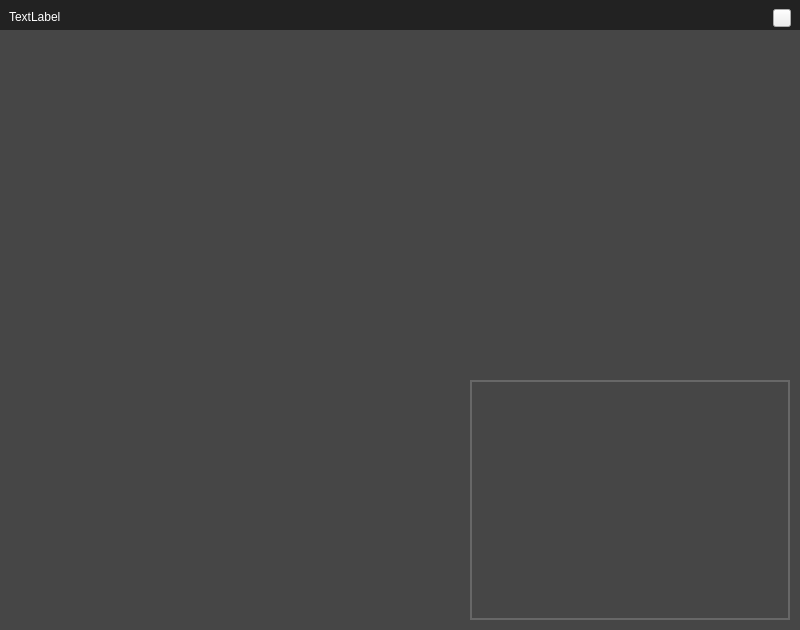
<?xml version="1.0" encoding="UTF-8"?>
<ui version="4.0">
 <class>VHDesktopVideo</class>
 <widget class="QWidget" name="VHDesktopVideo">
  <property name="geometry">
   <rect>
    <x>0</x>
    <y>0</y>
    <width>800</width>
    <height>630</height>
   </rect>
  </property>
  <property name="minimumSize">
   <size>
    <width>800</width>
    <height>630</height>
   </size>
  </property>
  <property name="cursor">
   <cursorShape>SizeVerCursor</cursorShape>
  </property>
  <property name="windowTitle">
   <string>微吼课堂</string>
  </property>
  <property name="styleSheet">
   <string notr="true"/>
  </property>
  <widget class="QWidget" name="LayoutWidget" native="true">
   <property name="geometry">
    <rect>
     <x>0</x>
     <y>0</y>
     <width>801</width>
     <height>631</height>
    </rect>
   </property>
   <property name="minimumSize">
    <size>
     <width>800</width>
     <height>600</height>
    </size>
   </property>
   <widget class="QWidget" name="widget" native="true">
    <property name="geometry">
     <rect>
      <x>0</x>
      <y>0</y>
      <width>800</width>
      <height>30</height>
     </rect>
    </property>
    <property name="minimumSize">
     <size>
      <width>0</width>
      <height>30</height>
     </size>
    </property>
    <property name="maximumSize">
     <size>
      <width>16777215</width>
      <height>30</height>
     </size>
    </property>
    <property name="styleSheet">
     <string notr="true">QWidget#widget{
background-color: rgb(34, 34, 34);
}</string>
    </property>
    <widget class="QLabel" name="label_name">
     <property name="geometry">
      <rect>
       <x>9</x>
       <y>9</y>
       <width>751</width>
       <height>15</height>
      </rect>
     </property>
     <property name="minimumSize">
      <size>
       <width>0</width>
       <height>15</height>
      </size>
     </property>
     <property name="maximumSize">
      <size>
       <width>16777215</width>
       <height>15</height>
      </size>
     </property>
     <property name="styleSheet">
      <string notr="true">color: rgb(255, 255, 255);
font: 14px &quot;微软雅黑&quot;;</string>
     </property>
     <property name="text">
      <string>TextLabel</string>
     </property>
    </widget>
    <widget class="CorserSetButton" name="pushButton_close">
     <property name="geometry">
      <rect>
       <x>773</x>
       <y>9</y>
       <width>18</width>
       <height>18</height>
      </rect>
     </property>
     <property name="minimumSize">
      <size>
       <width>18</width>
       <height>18</height>
      </size>
     </property>
     <property name="maximumSize">
      <size>
       <width>18</width>
       <height>18</height>
      </size>
     </property>
     <property name="styleSheet">
      <string notr="true">border-image: url(:/Login/img/Login/close_black_Click.png);</string>
     </property>
     <property name="text">
      <string/>
     </property>
    </widget>
   </widget>
   <widget class="CVideoRenderReceiveWdg" name="videoRender" native="true">
    <property name="geometry">
     <rect>
      <x>0</x>
      <y>30</y>
      <width>800</width>
      <height>600</height>
     </rect>
    </property>
    <property name="styleSheet">
     <string notr="true">QWidget#videoRender{
background-color: rgb(70, 70, 70);
}
</string>
    </property>
    <widget class="QWidget" name="smallWidget" native="true">
     <property name="geometry">
      <rect>
       <x>470</x>
       <y>350</y>
       <width>320</width>
       <height>240</height>
      </rect>
     </property>
     <property name="minimumSize">
      <size>
       <width>320</width>
       <height>240</height>
      </size>
     </property>
     <property name="maximumSize">
      <size>
       <width>320</width>
       <height>240</height>
      </size>
     </property>
     <property name="styleSheet">
      <string notr="true">QWidget#smallWidget{
	border:2px solid #676767;
}</string>
     </property>
     <layout class="QHBoxLayout" name="horizontalLayout_4">
      <property name="spacing">
       <number>0</number>
      </property>
      <property name="leftMargin">
       <number>2</number>
      </property>
      <property name="topMargin">
       <number>2</number>
      </property>
      <property name="rightMargin">
       <number>2</number>
      </property>
      <property name="bottomMargin">
       <number>2</number>
      </property>
      <item>
       <widget class="QStackedWidget" name="stackedWidget">
        <property name="styleSheet">
         <string notr="true"/>
        </property>
        <property name="currentIndex">
         <number>0</number>
        </property>
        <widget class="QWidget" name="page_render">
         <layout class="QHBoxLayout" name="horizontalLayout_5">
          <property name="spacing">
           <number>0</number>
          </property>
          <property name="leftMargin">
           <number>0</number>
          </property>
          <property name="topMargin">
           <number>0</number>
          </property>
          <property name="rightMargin">
           <number>0</number>
          </property>
          <property name="bottomMargin">
           <number>0</number>
          </property>
          <item>
           <widget class="CVideoRenderReceiveWdg" name="widget_smallWidget" native="true">
            <property name="styleSheet">
             <string notr="true">background-color: rgb(70, 70, 70);</string>
            </property>
           </widget>
          </item>
         </layout>
        </widget>
        <widget class="QWidget" name="page_nocamera">
         <layout class="QHBoxLayout" name="horizontalLayout_6">
          <property name="spacing">
           <number>0</number>
          </property>
          <property name="leftMargin">
           <number>0</number>
          </property>
          <property name="topMargin">
           <number>0</number>
          </property>
          <property name="rightMargin">
           <number>0</number>
          </property>
          <property name="bottomMargin">
           <number>0</number>
          </property>
          <item>
           <widget class="QWidget" name="widget_2" native="true">
            <property name="styleSheet">
             <string notr="true"/>
            </property>
            <layout class="QHBoxLayout" name="horizontalLayout_7">
             <property name="spacing">
              <number>0</number>
             </property>
             <property name="leftMargin">
              <number>0</number>
             </property>
             <property name="topMargin">
              <number>0</number>
             </property>
             <property name="rightMargin">
              <number>0</number>
             </property>
             <property name="bottomMargin">
              <number>0</number>
             </property>
             <item>
              <widget class="QLabel" name="label">
               <property name="styleSheet">
                <string notr="true">QLabel#label{
border-image: url(:/widget/img/widget/img_close_student_camera.jpg);
}</string>
               </property>
               <property name="text">
                <string/>
               </property>
              </widget>
             </item>
            </layout>
           </widget>
          </item>
         </layout>
        </widget>
       </widget>
      </item>
     </layout>
    </widget>
   </widget>
   <widget class="VhallRenderMaskWdg" name="RenderMaskWdg" native="true">
    <property name="geometry">
     <rect>
      <x>0</x>
      <y>30</y>
      <width>800</width>
      <height>600</height>
     </rect>
    </property>
    <property name="styleSheet">
     <string notr="true"/>
    </property>
   </widget>
   <zorder>widget</zorder>
   <zorder>RenderMaskWdg</zorder>
   <zorder>videoRender</zorder>
  </widget>
 </widget>
 <customwidgets>
  <customwidget>
   <class>CVideoRenderReceiveWdg</class>
   <extends>QWidget</extends>
   <header>cvideorenderreceivewdg.h</header>
   <container>1</container>
  </customwidget>
  <customwidget>
   <class>VhallRenderMaskWdg</class>
   <extends>QWidget</extends>
   <header>vhallrendermaskwdg.h</header>
   <container>1</container>
  </customwidget>
  <customwidget>
   <class>CorserSetButton</class>
   <extends>QPushButton</extends>
   <header>corsersetbutton.h</header>
  </customwidget>
 </customwidgets>
 <resources>
  <include location="../../VLive/VLive.qrc"/>
 </resources>
 <connections/>
</ui>
